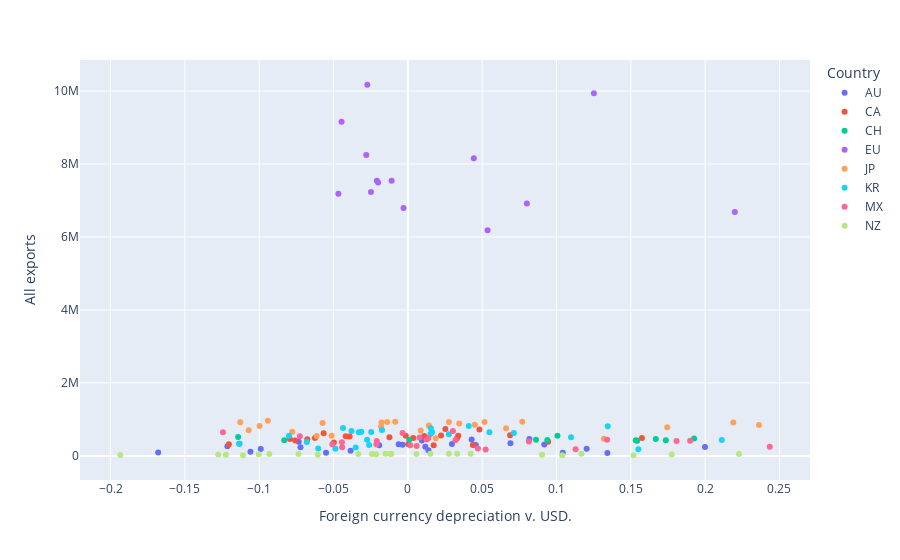

Notebook code for this chart:
### Code cell
# Now plot scatter with ERs. Need to create annual series
allspotsinusd.index.name = 'TIME_PERIOD'
flat_spots = pd.melt(allspotsinusd.reset_index(),id_vars='TIME_PERIOD')
flat_spots = flat_spots.replace("I9","EU") # so we get some sort of comparison
flat_spots.columns = ['TIME_PERIOD', 'REF_AREA', 'OBS_VALUE_spot']
flat_spots['TIME_PERIOD'] = flat_spots['TIME_PERIOD'].apply(lambda date : date[:4])
flat_spots = flat_spots.groupby(["TIME_PERIOD", "REF_AREA"]).median().sort_values(["REF_AREA", "TIME_PERIOD"])
flat_spots["OBS_VALUE_USappr_rate"] = (
    flat_spots.groupby("REF_AREA")["OBS_VALUE_spot"]
    .pct_change())
flat_spots.reset_index(inplace=True)
flat_spots.dropna(how="any",axis=0)
flat_spots.set_index("TIME_PERIOD", inplace=True)
flat_spots.index = flat_spots.index.astype(float).astype(int)

er_with_trade = pd.merge(
    flat_spots.reset_index(), all_trade.reset_index(),
    'inner', on=['TIME_PERIOD','REF_AREA']
)

px.scatter(
    er_with_trade,
    x="OBS_VALUE_USappr_rate",
    y="All exports",
    color="REF_AREA",
    labels={
        "OBS_VALUE_USappr_rate" : "Foreign currency depreciation v. USD.",
        "REF_AREA" : "Country"
    })

### Figure 1 — Plotly figure (JSON) as saved in the notebook; plotly's stock layout.template omitted (floating-point values rounded to 4 significant figures)
{"data": [{"hovertemplate": "Country=AU<br>Foreign currency depreciation v. USD.=%{x}<br>All exports=%{y}<extra></extra>", "legendgroup": "AU", "marker": {"color": "#636efa", "symbol": "circle"}, "mode": "markers", "name": "AU", "orientation": "v", "showlegend": true, "type": "scatter", "x": [NaN, 0.1042, 0.1342, -0.05504, -0.1679, -0.1059, -0.03852, 0.01381, -0.09897, -0.07222, 0.1203, -0.1214, -0.1133, -0.006164, 0.0918, 0.04574, 0.1999, 0.01175, -0.01925, 0.02966, 0.06903, -0.003518, -0.07339, 0.08176, 0.04294, 0.009395], "xaxis": "x", "y": [74990.0, 83640.0, 81700.0, 85290.0, 95400.0, 115300.0, 137400.0, 157300.0, 185400.0, 234100.0, 198200.0, 263900.0, 329400.0, 316600.0, 312200.0, 300700.0, 243800.0, 249200.0, 294300.0, 324000.0, 343400.0, 302300.0, 390000.0, 465900.0, 448000.0, 425000.0], "yaxis": "y"}, {"hovertemplate": "Country=CA<br>Foreign currency depreciation v. USD.=%{x}<br>All exports=%{y}<extra></extra>", "legendgroup": "CA", "marker": {"color": "#EF553B", "symbol": "circle"}, "mode": "markers", "name": "CA", "orientation": "v", "showlegend": true, "type": "scatter", "x": [NaN, 0.0002701, 0.04371, 0.01737, -0.1204, -0.04973, -0.07575, -0.06764, -0.06249, -0.03916, 0.09436, -0.07933, -0.04182, 0.01106, 0.03393, 0.06879, 0.1575, 0.03304, -0.01238, -0.001385, 0.02234, 0.003654, -0.05664, 0.02527, 0.04816], "xaxis": "x", "y": [273200.0, 315600.0, 300800.0, 293700.0, 317500.0, 369900.0, 422200.0, 456100.0, 492700.0, 533000.0, 386500.0, 466200.0, 538900.0, 547000.0, 551800.0, 568000.0, 493300.0, 476900.0, 513400.0, 553000.0, 561300.0, 488600.0, 622900.0, 738300.0, 722400.0], "yaxis": "y"}, {"hovertemplate": "Country=CH<br>Foreign currency depreciation v. USD.=%{x}<br>All exports=%{y}<extra></extra>", "legendgroup": "CH", "marker": {"color": "#00cc96", "symbol": "circle"}, "mode": "markers", "name": "CH", "orientation": "v", "showlegend": true, "type": "scatter", "x": [0.1736, 0.1926, 0.09382, 0.1543, 0.1668, -0.08315, 0.000942, 0.0862, 0.1534, -0.1142, 0.1006], "xaxis": "x", "y": [429600.0, 477100.0, 438600.0, 411800.0, 463600.0, 425300.0, 445500.0, 445000.0, 428800.0, 518200.0, 553500.0], "yaxis": "y"}, {"hovertemplate": "Country=EU<br>Foreign currency depreciation v. USD.=%{x}<br>All exports=%{y}<extra></extra>", "legendgroup": "EU", "marker": {"color": "#ab63fa", "symbol": "circle"}, "mode": "markers", "name": "EU", "orientation": "v", "showlegend": true, "type": "scatter", "x": [0.05363, -0.04672, 0.08006, -0.02479, -0.02085, 0.22, -0.002873, -0.01997, -0.02796, 0.04439, -0.01091, -0.0446, 0.1252, -0.02725], "xaxis": "x", "y": [6188000.0, 7188000.0, 6917000.0, 7236000.0, 7543000.0, 6688000.0, 6794000.0, 7494000.0, 8247000.0, 8157000.0, 7540000.0, 9158000.0, 9940000.0, 10170000.0], "yaxis": "y"}, {"hovertemplate": "Country=JP<br>Foreign currency depreciation v. USD.=%{x}<br>All exports=%{y}<extra></extra>", "legendgroup": "JP", "marker": {"color": "#FFA15A", "symbol": "circle"}, "mode": "markers", "name": "JP", "orientation": "v", "showlegend": true, "type": "scatter", "x": [NaN, -0.06129, 0.1319, 0.01879, -0.05122, -0.07776, 0.008652, 0.06607, 0.01412, -0.1127, -0.1071, -0.05732, -0.09415, -0.008484, 0.2362, 0.04499, 0.1745, -0.09969, 0.03455, -0.01389, -0.0177, -0.01797, 0.02766, 0.2189, 0.0516, 0.07696], "xaxis": "x", "y": [480500.0, 547800.0, 468200.0, 482700.0, 549700.0, 663600.0, 696900.0, 756200.0, 835800.0, 923100.0, 701600.0, 904200.0, 963400.0, 935500.0, 849800.0, 854000.0, 787400.0, 820700.0, 884900.0, 932000.0, 915100.0, 802100.0, 927000.0, 917100.0, 926200.0, 935500.0], "yaxis": "y"}, {"hovertemplate": "Country=KR<br>Foreign currency depreciation v. USD.=%{x}<br>All exports=%{y}<extra></extra>", "legendgroup": "KR", "marker": {"color": "#19d3f3", "symbol": "circle"}, "mode": "markers", "name": "KR", "orientation": "v", "showlegend": true, "type": "scatter", "x": [NaN, -0.06028, 0.1551, -0.04872, -0.03504, -0.02603, -0.1135, -0.06796, -0.02743, 0.1098, 0.2112, -0.07996, -0.03299, 0.01629, -0.03129, -0.03793, 0.07128, 0.02759, -0.02465, -0.01738, 0.05489, 0.01527, -0.04361, 0.1345, 0.01545, 0.04096], "xaxis": "x", "y": [171300.0, 204800.0, 181200.0, 193000.0, 229600.0, 299100.0, 334900.0, 382400.0, 442800.0, 513000.0, 436100.0, 549300.0, 645900.0, 651000.0, 662900.0, 684500.0, 624200.0, 590600.0, 651700.0, 709400.0, 646400.0, 602200.0, 764300.0, 815200.0, 758300.0, 822600.0], "yaxis": "y"}, {"hovertemplate": "Country=MX<br>Foreign currency depreciation v. USD.=%{x}<br>All exports=%{y}<extra></extra>", "legendgroup": "MX", "marker": {"color": "#FF6692", "symbol": "circle"}, "mode": "markers", "name": "MX", "orientation": "v", "showlegend": true, "type": "scatter", "x": [0.05239, 0.1129, 0.04715, -0.04419, 0.005947, 0.001659, -0.02112, 0.2435, -0.05082, -0.04433, 0.08143, -0.02086, 0.03197, 0.1899, 0.1807, 0.01268, 0.01381, 0.007939, 0.1341, -0.07265, -0.003546, -0.1244, 0.03034], "xaxis": "x", "y": [176600.0, 180600.0, 205300.0, 233700.0, 270300.0, 294900.0, 315700.0, 250500.0, 320600.0, 373000.0, 395400.0, 407400.0, 428200.0, 413400.0, 408100.0, 447500.0, 490900.0, 504800.0, 445700.0, 537400.0, 629900.0, 649200.0, 680600.0], "yaxis": "y"}, {"hovertemplate": "Country=NZ<br>Foreign currency depreciation v. USD.=%{x}<br>All exports=%{y}<extra></extra>", "legendgroup": "NZ", "marker": {"color": "#B6E880", "symbol": "circle"}, "mode": "markers", "name": "NZ", "orientation": "v", "showlegend": true, "type": "scatter", "x": [NaN, 0.1519, 0.1038, -0.1109, -0.1935, -0.1224, -0.06054, 0.09028, -0.1276, -0.02138, 0.1776, -0.1003, -0.09319, -0.03334, -0.01115, -0.0151, 0.2228, -0.02407, -0.01196, 0.03315, 0.04229, 0.005793, -0.07358, 0.1168, 0.02763, 0.01514], "xaxis": "x", "y": [17470.0, 17940.0, 18740.0, 20650.0, 24410.0, 29900.0, 31900.0, 32230.0, 38630.0, 42120.0, 35100.0, 42910.0, 50790.0, 50370.0, 53060.0, 56450.0, 49400.0, 49840.0, 55720.0, 58390.0, 58190.0, 50780.0, 49440.0, 57290.0, 59200.0, 61400.0], "yaxis": "y"}], "layout": {"legend": {"title": {"text": "Country"}, "tracegroupgap": 0}, "margin": {"t": 60}, "xaxis": {"anchor": "y", "domain": [0, 1], "title": {"text": "Foreign currency depreciation v. USD."}}, "yaxis": {"anchor": "x", "domain": [0, 1], "title": {"text": "All exports"}}}}
